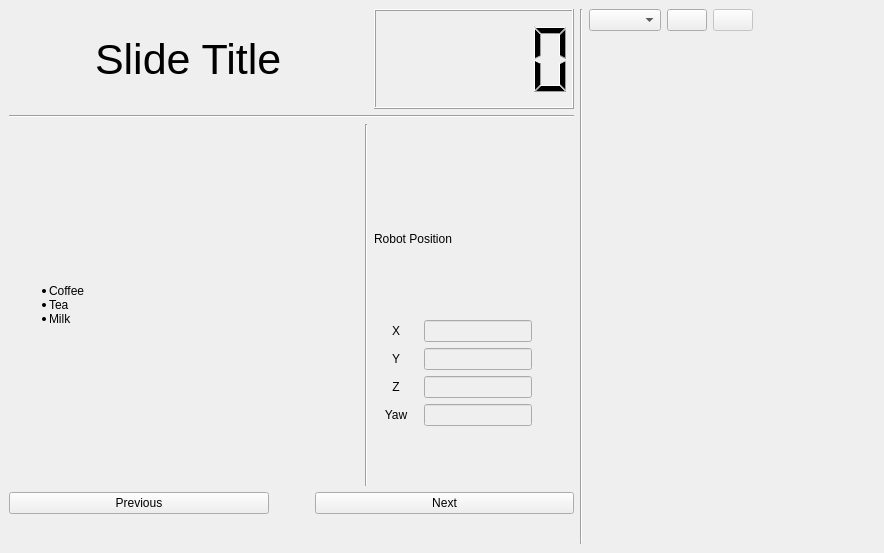
<?xml version="1.0" encoding="UTF-8"?>
<ui version="4.0">
 <class>ImageViewWidget</class>
 <widget class="QWidget" name="ImageViewWidget">
  <property name="enabled">
   <bool>true</bool>
  </property>
  <property name="geometry">
   <rect>
    <x>0</x>
    <y>0</y>
    <width>884</width>
    <height>553</height>
   </rect>
  </property>
  <property name="windowTitle">
   <string>Image View</string>
  </property>
  <layout class="QVBoxLayout" name="verticalLayout" stretch="0">
   <property name="leftMargin">
    <number>0</number>
   </property>
   <property name="topMargin">
    <number>0</number>
   </property>
   <property name="rightMargin">
    <number>0</number>
   </property>
   <property name="bottomMargin">
    <number>0</number>
   </property>
   <item>
    <widget class="QWidget" name="toolbar_widget" native="true">
     <layout class="QGridLayout" name="gridLayout">
      <item row="0" column="0">
       <layout class="QHBoxLayout" name="horizontalLayout">
        <item>
         <layout class="QGridLayout" name="gridLayout_2">
          <property name="bottomMargin">
           <number>10</number>
          </property>
          <item row="2" column="1">
           <layout class="QGridLayout" name="info_layout">
            <item row="0" column="3">
             <layout class="QVBoxLayout" name="data_layout">
              <property name="bottomMargin">
               <number>20</number>
              </property>
              <item>
               <spacer name="verticalSpacer_2">
                <property name="orientation">
                 <enum>Qt::Vertical</enum>
                </property>
                <property name="sizeType">
                 <enum>QSizePolicy::Minimum</enum>
                </property>
                <property name="sizeHint" stdset="0">
                 <size>
                  <width>20</width>
                  <height>40</height>
                 </size>
                </property>
               </spacer>
              </item>
              <item>
               <layout class="QHBoxLayout" name="horizontalLayout_8">
                <item>
                 <widget class="QLabel" name="label_3">
                  <property name="sizePolicy">
                   <sizepolicy hsizetype="MinimumExpanding" vsizetype="Preferred">
                    <horstretch>0</horstretch>
                    <verstretch>0</verstretch>
                   </sizepolicy>
                  </property>
                  <property name="minimumSize">
                   <size>
                    <width>200</width>
                    <height>0</height>
                   </size>
                  </property>
                  <property name="maximumSize">
                   <size>
                    <width>200</width>
                    <height>16777215</height>
                   </size>
                  </property>
                  <property name="text">
                   <string>Robot Position</string>
                  </property>
                 </widget>
                </item>
               </layout>
              </item>
              <item>
               <layout class="QHBoxLayout" name="horizontalLayout_2">
                <item>
                 <widget class="QLabel" name="label_4">
                  <property name="sizePolicy">
                   <sizepolicy hsizetype="Maximum" vsizetype="Preferred">
                    <horstretch>0</horstretch>
                    <verstretch>0</verstretch>
                   </sizepolicy>
                  </property>
                  <property name="minimumSize">
                   <size>
                    <width>40</width>
                    <height>0</height>
                   </size>
                  </property>
                  <property name="text">
                   <string>X</string>
                  </property>
                  <property name="alignment">
                   <set>Qt::AlignCenter</set>
                  </property>
                 </widget>
                </item>
                <item>
                 <widget class="QLineEdit" name="lineEdit">
                  <property name="enabled">
                   <bool>false</bool>
                  </property>
                  <property name="sizePolicy">
                   <sizepolicy hsizetype="Maximum" vsizetype="Fixed">
                    <horstretch>0</horstretch>
                    <verstretch>0</verstretch>
                   </sizepolicy>
                  </property>
                 </widget>
                </item>
                <item>
                 <spacer name="horizontalSpacer_4">
                  <property name="orientation">
                   <enum>Qt::Horizontal</enum>
                  </property>
                  <property name="sizeType">
                   <enum>QSizePolicy::Minimum</enum>
                  </property>
                  <property name="sizeHint" stdset="0">
                   <size>
                    <width>40</width>
                    <height>20</height>
                   </size>
                  </property>
                 </spacer>
                </item>
               </layout>
              </item>
              <item>
               <layout class="QHBoxLayout" name="horizontalLayout_5">
                <item>
                 <widget class="QLabel" name="label_5">
                  <property name="sizePolicy">
                   <sizepolicy hsizetype="Maximum" vsizetype="Preferred">
                    <horstretch>0</horstretch>
                    <verstretch>0</verstretch>
                   </sizepolicy>
                  </property>
                  <property name="minimumSize">
                   <size>
                    <width>40</width>
                    <height>0</height>
                   </size>
                  </property>
                  <property name="text">
                   <string>Y</string>
                  </property>
                  <property name="alignment">
                   <set>Qt::AlignCenter</set>
                  </property>
                 </widget>
                </item>
                <item>
                 <widget class="QLineEdit" name="lineEdit_2">
                  <property name="enabled">
                   <bool>false</bool>
                  </property>
                  <property name="sizePolicy">
                   <sizepolicy hsizetype="Maximum" vsizetype="Fixed">
                    <horstretch>0</horstretch>
                    <verstretch>0</verstretch>
                   </sizepolicy>
                  </property>
                 </widget>
                </item>
                <item>
                 <spacer name="horizontalSpacer_6">
                  <property name="orientation">
                   <enum>Qt::Horizontal</enum>
                  </property>
                  <property name="sizeType">
                   <enum>QSizePolicy::Minimum</enum>
                  </property>
                  <property name="sizeHint" stdset="0">
                   <size>
                    <width>40</width>
                    <height>20</height>
                   </size>
                  </property>
                 </spacer>
                </item>
               </layout>
              </item>
              <item>
               <layout class="QHBoxLayout" name="horizontalLayout_6">
                <property name="bottomMargin">
                 <number>0</number>
                </property>
                <item>
                 <widget class="QLabel" name="label_6">
                  <property name="sizePolicy">
                   <sizepolicy hsizetype="Maximum" vsizetype="Preferred">
                    <horstretch>0</horstretch>
                    <verstretch>0</verstretch>
                   </sizepolicy>
                  </property>
                  <property name="minimumSize">
                   <size>
                    <width>40</width>
                    <height>0</height>
                   </size>
                  </property>
                  <property name="text">
                   <string>Z</string>
                  </property>
                  <property name="alignment">
                   <set>Qt::AlignCenter</set>
                  </property>
                 </widget>
                </item>
                <item>
                 <widget class="QLineEdit" name="lineEdit_3">
                  <property name="enabled">
                   <bool>false</bool>
                  </property>
                  <property name="sizePolicy">
                   <sizepolicy hsizetype="Maximum" vsizetype="Fixed">
                    <horstretch>0</horstretch>
                    <verstretch>0</verstretch>
                   </sizepolicy>
                  </property>
                 </widget>
                </item>
                <item>
                 <spacer name="horizontalSpacer_7">
                  <property name="orientation">
                   <enum>Qt::Horizontal</enum>
                  </property>
                  <property name="sizeType">
                   <enum>QSizePolicy::Minimum</enum>
                  </property>
                  <property name="sizeHint" stdset="0">
                   <size>
                    <width>40</width>
                    <height>20</height>
                   </size>
                  </property>
                 </spacer>
                </item>
               </layout>
              </item>
              <item>
               <layout class="QHBoxLayout" name="horizontalLayout_7">
                <property name="bottomMargin">
                 <number>0</number>
                </property>
                <item>
                 <widget class="QLabel" name="label_7">
                  <property name="sizePolicy">
                   <sizepolicy hsizetype="Maximum" vsizetype="Preferred">
                    <horstretch>0</horstretch>
                    <verstretch>0</verstretch>
                   </sizepolicy>
                  </property>
                  <property name="minimumSize">
                   <size>
                    <width>40</width>
                    <height>0</height>
                   </size>
                  </property>
                  <property name="text">
                   <string>Yaw</string>
                  </property>
                  <property name="alignment">
                   <set>Qt::AlignCenter</set>
                  </property>
                 </widget>
                </item>
                <item>
                 <widget class="QLineEdit" name="lineEdit_4">
                  <property name="enabled">
                   <bool>false</bool>
                  </property>
                  <property name="sizePolicy">
                   <sizepolicy hsizetype="Maximum" vsizetype="Fixed">
                    <horstretch>0</horstretch>
                    <verstretch>0</verstretch>
                   </sizepolicy>
                  </property>
                 </widget>
                </item>
                <item>
                 <spacer name="horizontalSpacer_8">
                  <property name="orientation">
                   <enum>Qt::Horizontal</enum>
                  </property>
                  <property name="sizeType">
                   <enum>QSizePolicy::Minimum</enum>
                  </property>
                  <property name="sizeHint" stdset="0">
                   <size>
                    <width>40</width>
                    <height>20</height>
                   </size>
                  </property>
                 </spacer>
                </item>
               </layout>
              </item>
              <item>
               <spacer name="verticalSpacer">
                <property name="orientation">
                 <enum>Qt::Vertical</enum>
                </property>
                <property name="sizeType">
                 <enum>QSizePolicy::Minimum</enum>
                </property>
                <property name="sizeHint" stdset="0">
                 <size>
                  <width>20</width>
                  <height>40</height>
                 </size>
                </property>
               </spacer>
              </item>
             </layout>
            </item>
            <item row="0" column="1">
             <layout class="QHBoxLayout" name="slide_layout">
              <item>
               <widget class="QLabel" name="slide_content">
                <property name="sizePolicy">
                 <sizepolicy hsizetype="MinimumExpanding" vsizetype="Preferred">
                  <horstretch>0</horstretch>
                  <verstretch>0</verstretch>
                 </sizepolicy>
                </property>
                <property name="minimumSize">
                 <size>
                  <width>350</width>
                  <height>0</height>
                 </size>
                </property>
                <property name="maximumSize">
                 <size>
                  <width>350</width>
                  <height>16777215</height>
                 </size>
                </property>
                <property name="frameShape">
                 <enum>QFrame::NoFrame</enum>
                </property>
                <property name="text">
                 <string>&lt;html&gt;&lt;head/&gt;&lt;body&gt;&lt;ul style=&quot;margin-top: 0px; margin-bottom: 0px; margin-left: 0px; margin-right: 0px; -qt-list-indent: 1;&quot;&gt;&lt;li style=&quot; margin-top:12px; margin-bottom:0px; margin-left:0px; margin-right:0px; -qt-block-indent:0; text-indent:0px;&quot;&gt;Coffee &lt;/li&gt;&lt;li style=&quot; margin-top:0px; margin-bottom:0px; margin-left:0px; margin-right:0px; -qt-block-indent:0; text-indent:0px;&quot;&gt;Tea &lt;/li&gt;&lt;li style=&quot; margin-top:0px; margin-bottom:12px; margin-left:0px; margin-right:0px; -qt-block-indent:0; text-indent:0px;&quot;&gt;Milk&lt;/li&gt;&lt;/ul&gt;&lt;/body&gt;&lt;/html&gt;</string>
                </property>
                <property name="textFormat">
                 <enum>Qt::MarkdownText</enum>
                </property>
                <property name="wordWrap">
                 <bool>true</bool>
                </property>
               </widget>
              </item>
             </layout>
            </item>
            <item row="0" column="2">
             <widget class="Line" name="line">
              <property name="orientation">
               <enum>Qt::Vertical</enum>
              </property>
             </widget>
            </item>
           </layout>
          </item>
          <item row="0" column="1">
           <layout class="QHBoxLayout" name="title_layout">
            <property name="rightMargin">
             <number>0</number>
            </property>
            <item>
             <spacer name="horizontalSpacer">
              <property name="orientation">
               <enum>Qt::Horizontal</enum>
              </property>
              <property name="sizeHint" stdset="0">
               <size>
                <width>40</width>
                <height>20</height>
               </size>
              </property>
             </spacer>
            </item>
            <item>
             <widget class="QLabel" name="slide_title">
              <property name="sizePolicy">
               <sizepolicy hsizetype="Minimum" vsizetype="Minimum">
                <horstretch>0</horstretch>
                <verstretch>0</verstretch>
               </sizepolicy>
              </property>
              <property name="minimumSize">
               <size>
                <width>0</width>
                <height>100</height>
               </size>
              </property>
              <property name="maximumSize">
               <size>
                <width>16777215</width>
                <height>100</height>
               </size>
              </property>
              <property name="font">
               <font>
                <pointsize>32</pointsize>
               </font>
              </property>
              <property name="text">
               <string>Slide Title</string>
              </property>
             </widget>
            </item>
            <item>
             <spacer name="horizontalSpacer_2">
              <property name="orientation">
               <enum>Qt::Horizontal</enum>
              </property>
              <property name="sizeHint" stdset="0">
               <size>
                <width>40</width>
                <height>20</height>
               </size>
              </property>
             </spacer>
            </item>
            <item>
             <widget class="QLCDNumber" name="lcdNumber">
              <property name="minimumSize">
               <size>
                <width>200</width>
                <height>100</height>
               </size>
              </property>
              <property name="maximumSize">
               <size>
                <width>16777215</width>
                <height>100</height>
               </size>
              </property>
              <property name="font">
               <font>
                <pointsize>32</pointsize>
                <kerning>true</kerning>
               </font>
              </property>
              <property name="frameShape">
               <enum>QFrame::Box</enum>
              </property>
              <property name="segmentStyle">
               <enum>QLCDNumber::Filled</enum>
              </property>
             </widget>
            </item>
           </layout>
          </item>
          <item row="1" column="1">
           <widget class="Line" name="line_2">
            <property name="orientation">
             <enum>Qt::Horizontal</enum>
            </property>
           </widget>
          </item>
          <item row="3" column="1">
           <layout class="QHBoxLayout" name="buttons_layout">
            <property name="bottomMargin">
             <number>20</number>
            </property>
            <item>
             <widget class="QPushButton" name="prev_button">
              <property name="text">
               <string>Previous</string>
              </property>
             </widget>
            </item>
            <item>
             <spacer name="horizontalSpacer_5">
              <property name="orientation">
               <enum>Qt::Horizontal</enum>
              </property>
              <property name="sizeType">
               <enum>QSizePolicy::Minimum</enum>
              </property>
              <property name="sizeHint" stdset="0">
               <size>
                <width>40</width>
                <height>20</height>
               </size>
              </property>
             </spacer>
            </item>
            <item>
             <widget class="QPushButton" name="next_button">
              <property name="text">
               <string>Next</string>
              </property>
             </widget>
            </item>
           </layout>
          </item>
         </layout>
        </item>
        <item>
         <widget class="Line" name="line_3">
          <property name="orientation">
           <enum>Qt::Vertical</enum>
          </property>
         </widget>
        </item>
        <item>
         <layout class="QVBoxLayout" name="verticalLayout_2">
          <item>
           <layout class="QHBoxLayout" name="horizontalLayout_3">
            <item>
             <widget class="QComboBox" name="topics_combo_box">
              <property name="sizeAdjustPolicy">
               <enum>QComboBox::AdjustToContents</enum>
              </property>
             </widget>
            </item>
            <item>
             <widget class="QPushButton" name="refresh_topics_push_button">
              <property name="toolTip">
               <string>Refresh topics</string>
              </property>
              <property name="icon">
               <iconset theme="view-refresh">
                <normaloff>.</normaloff>.</iconset>
              </property>
             </widget>
            </item>
            <item>
             <widget class="QPushButton" name="zoom_1_push_button">
              <property name="enabled">
               <bool>false</bool>
              </property>
              <property name="toolTip">
               <string>Original zoom</string>
              </property>
              <property name="icon">
               <iconset theme="zoom-original">
                <normaloff>.</normaloff>.</iconset>
              </property>
              <property name="checkable">
               <bool>true</bool>
              </property>
             </widget>
            </item>
            <item>
             <spacer name="horizontalSpacer_3">
              <property name="orientation">
               <enum>Qt::Horizontal</enum>
              </property>
              <property name="sizeHint" stdset="0">
               <size>
                <width>40</width>
                <height>20</height>
               </size>
              </property>
             </spacer>
            </item>
           </layout>
          </item>
          <item>
           <layout class="QHBoxLayout" name="image_layout" stretch="1">
            <property name="spacing">
             <number>0</number>
            </property>
            <item>
             <widget class="QScrollArea" name="scrollArea">
              <property name="frameShape">
               <enum>QFrame::NoFrame</enum>
              </property>
              <property name="widgetResizable">
               <bool>true</bool>
              </property>
              <widget class="QWidget" name="scrollAreaWidgetContents">
               <property name="geometry">
                <rect>
                 <x>0</x>
                 <y>0</y>
                 <width>236</width>
                 <height>494</height>
                </rect>
               </property>
               <property name="sizePolicy">
                <sizepolicy hsizetype="Expanding" vsizetype="Expanding">
                 <horstretch>0</horstretch>
                 <verstretch>0</verstretch>
                </sizepolicy>
               </property>
               <layout class="QHBoxLayout" name="horizontalLayout_4">
                <property name="leftMargin">
                 <number>1</number>
                </property>
                <property name="topMargin">
                 <number>1</number>
                </property>
                <property name="rightMargin">
                 <number>1</number>
                </property>
                <property name="bottomMargin">
                 <number>1</number>
                </property>
                <item>
                 <widget class="rqt_slides::RatioLayoutedFrame" name="image_frame">
                  <property name="contextMenuPolicy">
                   <enum>Qt::ActionsContextMenu</enum>
                  </property>
                  <property name="frameShape">
                   <enum>QFrame::NoFrame</enum>
                  </property>
                  <property name="lineWidth">
                   <number>1</number>
                  </property>
                 </widget>
                </item>
               </layout>
              </widget>
             </widget>
            </item>
           </layout>
          </item>
         </layout>
        </item>
       </layout>
      </item>
     </layout>
    </widget>
   </item>
  </layout>
 </widget>
 <customwidgets>
  <customwidget>
   <class>rqt_slides::RatioLayoutedFrame</class>
   <extends>QFrame</extends>
   <header>rqt_slides/ratio_layouted_frame.hpp</header>
   <container>1</container>
  </customwidget>
 </customwidgets>
 <resources/>
 <connections/>
</ui>
